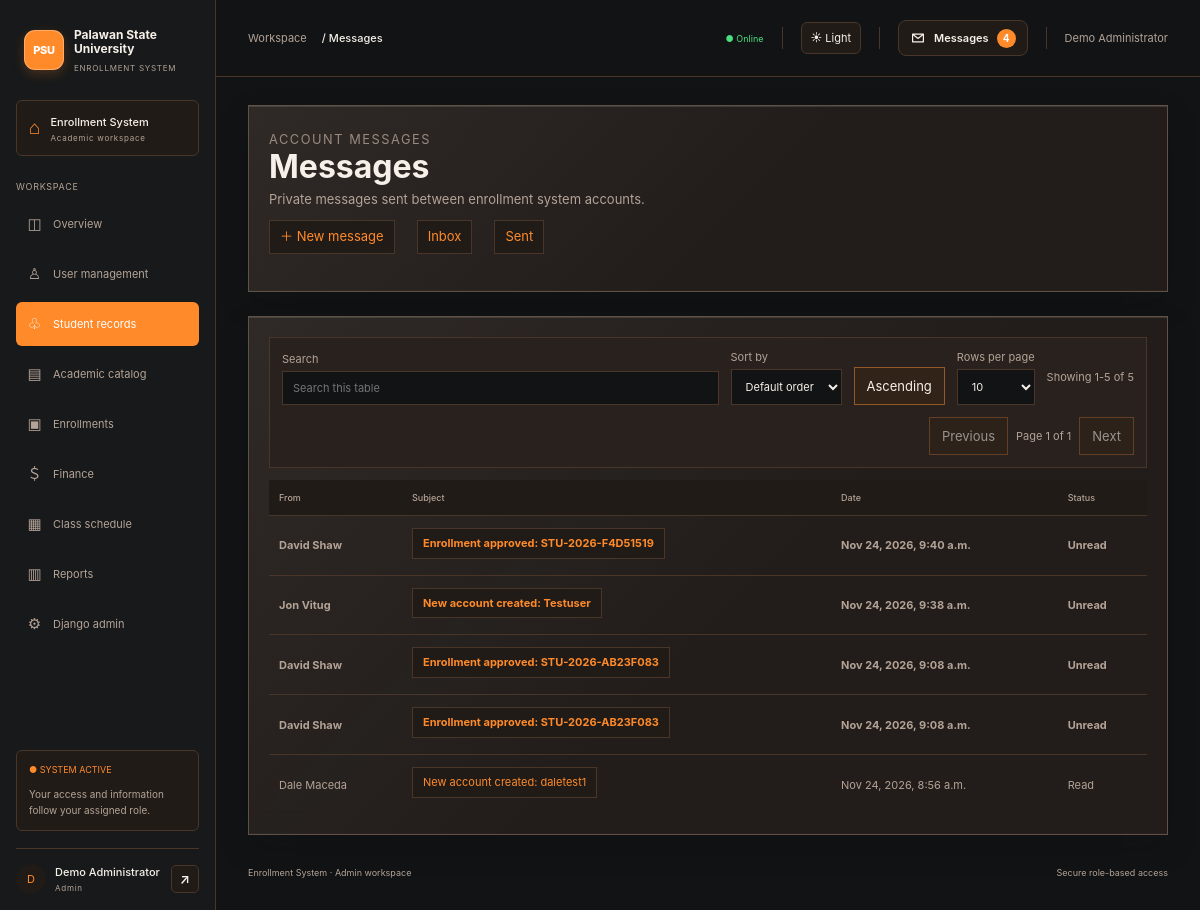
/students/messages/ (signed in), run on the app's committed database.
### students/models.py (models this page shows, shortened)
class DirectMessage(models.Model):
    sender = models.ForeignKey(
        settings.AUTH_USER_MODEL,
        null=True,
        blank=True,
        on_delete=models.SET_NULL,
        related_name='sent_direct_messages',
    )
    recipient = models.ForeignKey(
        settings.AUTH_USER_MODEL,
        on_delete=models.CASCADE,
        related_name='received_direct_messages',
    )
    subject = models.CharField(max_length=150)
    body = models.TextField()
    created_at = models.DateTimeField(auto_now_add=True)
    read_at = models.DateTimeField(null=True, blank=True)
    class Meta:
        ordering = ('-created_at',)

### students/views.py (the view)
# urls.py: path('messages/', views.message_inbox, name='message_inbox'),
@login_required
def message_inbox(request):
    folder = 'sent' if request.GET.get('folder') == 'sent' else 'inbox'
    if folder == 'sent':
        direct_messages = DirectMessage.objects.filter(sender=request.user)
    else:
        direct_messages = DirectMessage.objects.filter(recipient=request.user)
    return render(request, 'students/messages/inbox.html', {
        'title': 'Messages',
        'folder': folder,
        'direct_messages': direct_messages.select_related(
            'sender',
            'recipient',
            'enrollment_request__offering__instructor',
        ),
        'is_instructor': has_role(request.user, 'Instructor'),
    })

### config/context_processors.py (called while the page is built, shortened)
def account_roles(request):
    path_parts = request.path.strip('/').split('/')
    active_section = path_parts[0]
    if path_parts[:2] == ['students', 'users']:
        active_section = 'users'
    roles = list(request.user.groups.filter(name__in=ROLE_NAMES).values_list('name', flat=True))
    if request.user.is_superuser and 'Admin' not in roles:
        roles.append('Admin')
    return {
        'user_roles': roles,
        'is_system_admin': request.user.is_superuser,
        'active_section': active_section,
        'unread_message_count': DirectMessage.objects.filter(
            recipient=request.user,
            read_at__isnull=True,
        ).count(),
    }

### students/roles.py (called while the page is built)
def has_role(user, *roles):
    if user.is_superuser:
        return 'Admin' in roles
    return user.groups.filter(name__in=roles).exists()

### templates/students/messages/inbox.html (shortened to what this page needs)
{% extends 'base.html' %}
{% block content %}
<section class="page-header">
    <p class="eyebrow">Account messages</p>
    <h1>Messages</h1>
    <p>Private messages sent between enrollment system accounts.</p>
    <p class="message-actions">
        <a href="{% url 'message_compose' %}">＋ New message</a>
        <a href="{% url 'message_inbox' %}">Inbox</a>
        <a href="{% url 'message_inbox' %}?folder=sent">Sent</a>
    </p>
</section>
<div class="table-card message-list">
    <table>
        <thead>
            <tr>
                <th>{% if folder == 'sent' %}To{% else %}From{% endif %}</th>
                <th>Subject</th>
                <th>Date</th>
                <th>Status</th>
            </tr>
        </thead>
        <tbody>
        {% for direct_message in direct_messages %}
            <tr class="{% if folder == 'inbox' and not direct_message.read_at %}message-unread{% endif %}">
                <td>{% if folder == 'sent' %}{{ direct_message.recipient.get_full_name|default:direct_message.recipient.username }}{% elif direct_message.sender %}{{ direct_message.sender.get_full_name|default:direct_message.sender.username }}{% else %}Deleted account{% endif %}</td>
                <td>
                    <a href="{% url 'message_detail' direct_message.pk %}">{{ direct_message.subject }}</a>
                </td>
                <td>{{ direct_message.created_at|date:"M j, Y, g:i a" }}</td>
                <td>{% if folder == 'sent' %}Sent{% elif direct_message.read_at %}Read{% else %}Unread{% endif %}</td>
            </tr>
        {% empty %}
            <tr><td colspan="4">{% if folder == 'sent' %}No sent messages yet.{% else %}Your inbox is empty.{% endif %}</td></tr>
        {% endfor %}
        </tbody>
    </table>
</div>
{% endblock %}

### templates/base.html (shortened to what this page needs)
{% load static %}
<!DOCTYPE html>
<html lang="en">
<head>
    <link rel="stylesheet" href="{% static 'css/styles.css' %}?v=20261124-square-dashboards">
</head>
<body class="{% block body_class %}{% endblock %}" data-role="{{ user_roles.0|default:'Student' }}" data-system-admin="{{ is_system_admin|yesno:'true,false' }}">
    {% if not is_system_admin or request.resolver_match.url_name != 'home' %}
    <div class="app-layout">
        <aside class="app-sidebar">
            <a class="app-brand" href="{% url 'home' %}">
                <span class="app-brand-icon">PSU</span>
                <span class="app-brand-copy"><strong class="app-brand-name">Palawan State<br>University</strong><small>ENROLLMENT SYSTEM</small></span>
            </a>
            <div class="app-campus">
                <span class="app-campus-icon">⌂</span>
                <span><strong>Enrollment System</strong><small>Academic workspace</small></span>
            </div>
            <p class="app-nav-title">WORKSPACE</p>
            <nav class="app-navigation" aria-label="Main navigation">
                {% if user.is_authenticated %}
                <a class="{% if active_section == '' %}active{% endif %}" href="{% url 'home' %}"><span class="app-nav-icon">◫</span>Overview</a>
                {% if is_system_admin %}
                <a class="{% if active_section == 'users' %}active{% endif %}" href="{% url 'user_management' %}"><span class="app-nav-icon">♙</span>User management</a>
                {% endif %}
                {% if 'Admin' in user_roles or 'Registrar' in user_roles or 'Student' in user_roles %}
                <a class="{% if active_section == 'students' %}active{% endif %}" href="{% if 'Student' in user_roles and 'Registrar' not in user_roles and 'Admin' not in user_roles %}{% url 'student_profile' %}{% else %}{% url 'students_home' %}{% endif %}"><span class="app-nav-icon">♧</span>{% if is_system_admin %}Student records{% else %}Students{% endif %}</a>
                {% endif %}
                {% if 'Admin' in user_roles or 'Registrar' in user_roles or 'Instructor' in user_roles %}
                <a class="{% if active_section == 'academics' %}active{% endif %}" href="{% url 'academics_home' %}"><span class="app-nav-icon">▤</span>{% if is_system_admin %}Academic catalog{% else %}Academics{% endif %}</a>
                {% endif %}
                {% if 'Admin' in user_roles or 'Registrar' in user_roles or 'Instructor' in user_roles or 'Student' in user_roles %}
                <a class="{% if active_section == 'enrollments' %}active{% endif %}" href="{% url 'enrollments_home' %}"><span class="app-nav-icon">▣</span>Enrollments</a>
                {% endif %}
                {% if 'Admin' in user_roles or 'Cashier' in user_roles or 'Student' in user_roles %}
                <a class="{% if active_section == 'finance' %}active{% endif %}" href="{% url 'finance_home' %}"><span class="app-nav-icon">＄</span>Finance</a>
                {% endif %}
                {% if 'Admin' in user_roles or 'Registrar' in user_roles or 'Instructor' in user_roles or 'Student' in user_roles %}
                <a class="{% if active_section == 'scheduling' %}active{% endif %}" href="{% url 'scheduling_home' %}"><span class="app-nav-icon">▦</span>{% if is_system_admin %}Class schedule{% else %}Scheduling{% endif %}</a>
                {% endif %}
                {% if 'Admin' in user_roles or 'Registrar' in user_roles or 'Cashier' in user_roles or 'Student' in user_roles %}
                <a class="{% if active_section == 'reports' %}active{% endif %}" href="{% url 'reports_home' %}"><span class="app-nav-icon">▥</span>Reports</a>
                {% endif %}
                {% if is_system_admin %}
                <a href="{% url 'admin:index' %}"><span class="app-nav-icon">⚙</span>Django admin</a>
                {% endif %}
                {% else %}
                <a class="{% if active_section == 'accounts' %}active{% endif %}" href="{% url 'login' %}"><span class="app-nav-icon">↪</span>Log in</a>
                <a href="{% url 'register' %}"><span class="app-nav-icon">＋</span>Student registration</a>
                {% endif %}
            </nav>
            <div class="app-sidebar-bottom">
                <div class="app-system-note">
                    <span class="app-live">● SYSTEM ACTIVE</span>
                    <small>Your access and information follow your assigned role.</small>
                </div>
                {% if user.is_authenticated %}
                <div class="app-profile">
                    <span class="app-avatar">{{ user.get_username|first|upper }}</span>
                    <span class="app-profile-name"><strong>{{ user.get_full_name|default:user.username }}</strong><small>{{ user_roles.0|default:"User" }}</small></span>
                    <form action="{% url 'logout' %}" method="post">
                        <button class="app-logout" type="submit" aria-label="Sign out of your account" title="Sign out">↗</button>
                    </form>
                </div>
                {% endif %}
            </div>
        </aside>
        <div class="app-shell">
            <header class="app-topbar">
                <div class="app-breadcrumb">Workspace <b>/ {{ title|default:"Overview" }}</b></div>
                <div class="app-top-right"><span class="app-online">● Online</span><button class="app-theme-toggle" type="button" data-theme-toggle aria-label="Switch to light mode" aria-pressed="false">☀ Light</button>{% if user.is_authenticated %}{% include 'includes/message_notifications.html' %}<span>{{ user.get_full_name|default:user.username }}</span>{% endif %}</div>
            </header>
            <main class="container app-content">
    {% endif %}
                {% block content %}{% endblock %}
    {% if not is_system_admin or request.resolver_match.url_name != 'home' %}
                <footer class="app-footer"><span>Enrollment System · {{ user_roles.0|default:"User" }} workspace</span><span>Secure role-based access</span></footer>
            </main>
        </div>
    </div>
    {% endif %}
</body>
</html>

### data on the page
DirectMessage: sender.get_full_name "David Shaw", subject "Enrollment approved: STU-2026-F4D51519", created_at "Nov 24, 2026, 9:40 a.m.", shows "Unread"
DirectMessage: sender.get_full_name "Jon Vitug", subject "New account created: Testuser", created_at "Nov 24, 2026, 9:38 a.m.", shows "Unread"
DirectMessage: sender.get_full_name "David Shaw", subject "Enrollment approved: STU-2026-AB23F083", created_at "Nov 24, 2026, 9:08 a.m.", shows "Unread"
DirectMessage: sender.get_full_name "David Shaw", subject "Enrollment approved: STU-2026-AB23F083", created_at "Nov 24, 2026, 9:08 a.m.", shows "Unread"
DirectMessage: sender.get_full_name "Dale Maceda", subject "New account created: daletest1", created_at "Nov 24, 2026, 8:56 a.m.", shows "Read"

### other printed values
{{ user.get_username|first|upper }} "D"
{{ user.get_full_name|default:user.username }} "Demo Administrator"
{{ user_roles.0|default:"User" }} "Admin"
{{ title|default:"Overview" }} "Messages"
{{ unread_message_count }} "4"
